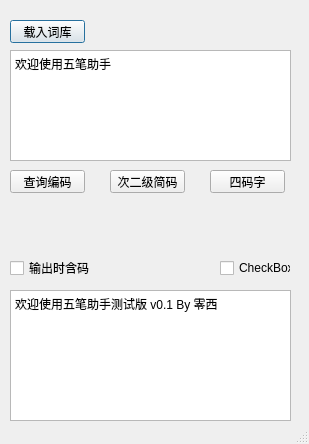
<?xml version="1.0" encoding="UTF-8"?>
<ui version="4.0">
 <class>maindlg</class>
 <widget class="QDialog" name="maindlg">
  <property name="geometry">
   <rect>
    <x>0</x>
    <y>0</y>
    <width>309</width>
    <height>444</height>
   </rect>
  </property>
  <property name="windowTitle">
   <string>Dialog</string>
  </property>
  <property name="sizeGripEnabled">
   <bool>true</bool>
  </property>
  <widget class="QPushButton" name="loadbtn">
   <property name="geometry">
    <rect>
     <x>10</x>
     <y>20</y>
     <width>75</width>
     <height>23</height>
    </rect>
   </property>
   <property name="text">
    <string>载入词库</string>
   </property>
  </widget>
  <widget class="QPlainTextEdit" name="rettxt">
   <property name="geometry">
    <rect>
     <x>10</x>
     <y>290</y>
     <width>281</width>
     <height>131</height>
    </rect>
   </property>
   <property name="plainText">
    <string>欢迎使用五笔助手测试版 v0.1 By 零西</string>
   </property>
  </widget>
  <widget class="QPushButton" name="querybtn">
   <property name="geometry">
    <rect>
     <x>10</x>
     <y>170</y>
     <width>75</width>
     <height>23</height>
    </rect>
   </property>
   <property name="text">
    <string>查询编码</string>
   </property>
  </widget>
  <widget class="QPlainTextEdit" name="inputtxt">
   <property name="geometry">
    <rect>
     <x>10</x>
     <y>50</y>
     <width>281</width>
     <height>111</height>
    </rect>
   </property>
   <property name="plainText">
    <string>欢迎使用五笔助手</string>
   </property>
  </widget>
  <widget class="QPushButton" name="l25btn">
   <property name="geometry">
    <rect>
     <x>110</x>
     <y>170</y>
     <width>75</width>
     <height>23</height>
    </rect>
   </property>
   <property name="text">
    <string>次二级简码</string>
   </property>
  </widget>
  <widget class="QCheckBox" name="mlinecb">
   <property name="geometry">
    <rect>
     <x>220</x>
     <y>260</y>
     <width>71</width>
     <height>16</height>
    </rect>
   </property>
   <property name="text">
    <string>CheckBox</string>
   </property>
  </widget>
  <widget class="QCheckBox" name="icodecb">
   <property name="geometry">
    <rect>
     <x>10</x>
     <y>260</y>
     <width>101</width>
     <height>16</height>
    </rect>
   </property>
   <property name="text">
    <string>输出时含码</string>
   </property>
  </widget>
  <widget class="QPushButton" name="l4btn">
   <property name="geometry">
    <rect>
     <x>210</x>
     <y>170</y>
     <width>75</width>
     <height>23</height>
    </rect>
   </property>
   <property name="text">
    <string>四码字</string>
   </property>
  </widget>
 </widget>
 <resources/>
 <connections/>
</ui>
